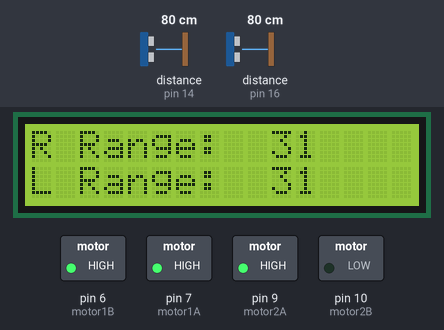
This sketch was run on a simulated Arduino Uno, built with avr-gcc and run on an emulated ATmega328P. Parts: 16×2 character LCD, switched loads named in the sketch (green lamp = pin HIGH). Wiring (inferred from the names in the program): 2 × ultrasonic range finder: trigger pin 15, echo pin 14 / trigger pin 17, echo pin 16. Inputs (shaded band) come from the test bench; at power-on: distance to the obstacle (sensors on pin 16, pin 14) 80 cm. The echo pulse lasts 58.3 µs per cm; pins used as bus, display or sensor lines are not drawn.

Above: at 1.2 s.
1.3 s: distance to the obstacle (sensor on pin 16) set to 58 cm
At 1.9 s:
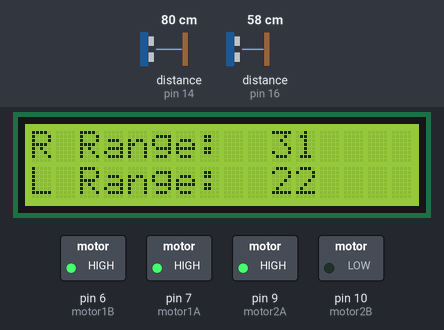
3.1 s: distance to the obstacle (sensor on pin 16) set to 50 cm
At 3.5 s:
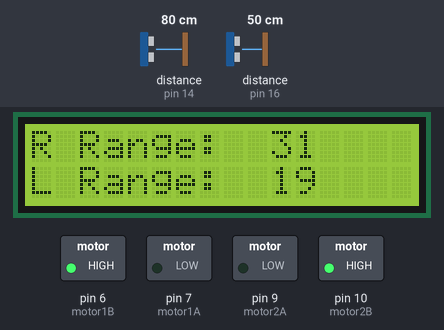
4.6 s: distance to the obstacle (sensor on pin 14) set to 18 cm
At 6.3 s:
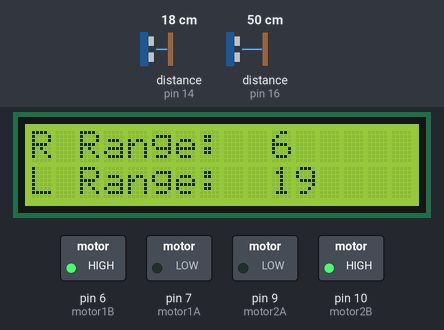
6.7 s: distance to the obstacle (sensor on pin 14) set to 23 cm
9.8 s: distance to the obstacle (sensor on pin 14) set to 2 cm
At 10.1 s:
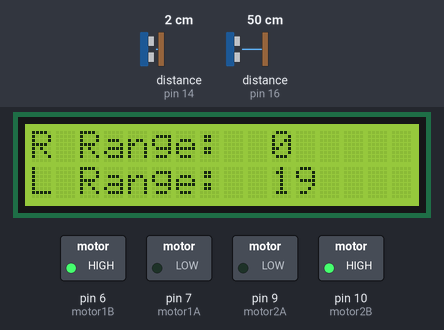
11.3 s: distance to the obstacle (sensor on pin 14) set to 35 cm
At 12.3 s:
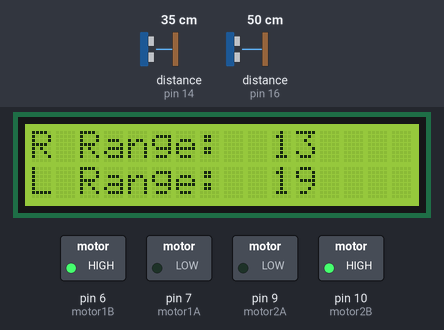
Timing chart, 0 to 14.3 s (numbered marks = the images above; inputs shaded):
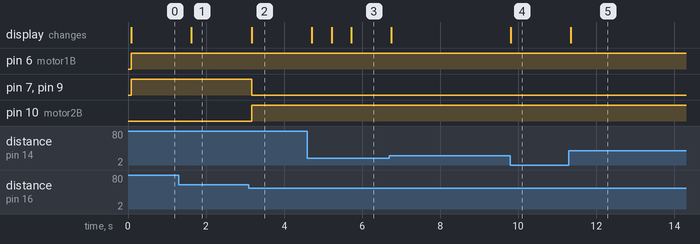

The sketch:

Ultrasonic_range_car.ino
```cpp
/*****************************************
Robotics-Ultrasonic Range Car
Demonstrates use of 16x2 LCD and HC-SR04 ultrasonic range
This sketch displays two ranges on the LCD

   The LCD circuit:
 * LCD RS to D 12, En to D 11
 * LCD D4-D7 to D 5-2
 * LCD R/W pin to ground
 * Variable resistor wiper to LCD VO pin (pin 3)
   The Ultrasonic Circuit
 * Echo on pin 14 (A0)
 * Trig on pin 15 (A1)
 * Echo2 on pin 16 (A2)
 * Trig2 on pin 17 (A3)

Adapted from code written by David A. Mellis
Modified by Limor Fried, Tom Igoe, Bob Davis
****************************************/

// include the library code:
#include <LiquidCrystal.h>
// initialize the library with interface pin #'s
LiquidCrystal lcd(12, 11, 5, 4, 3, 2);

#define echoPin 14 // Echo Pin
#define trigPin 15 // Trigger Pin
#define echoPin2 16 // Echo Pin 2
#define trigPin2 17 // Trigger pin 2
int durationR;
int distanceR; // used to calculate right distance
int durationL;
int distanceL; // used to calculate left distance
int motor1A =7;
int motor1B =6;
int motor2A =9;
int motor2B =10;
int mspeed =0;

void setup() {
  // set up the LCD's number of columns and rows:
  lcd.begin(16, 2);
  pinMode(trigPin, OUTPUT);
  pinMode(echoPin, INPUT);
  pinMode(trigPin2, OUTPUT);
  pinMode(echoPin2, INPUT);
  pinMode(motor1A, OUTPUT);
  pinMode(motor1B, OUTPUT);
  pinMode(motor2A, OUTPUT);
  pinMode(motor2B, OUTPUT);
}

void loop() {
// Send out ultrasonic sound
  digitalWrite(trigPin, LOW);
  delayMicroseconds(2);
  digitalWrite(trigPin, HIGH);
  delayMicroseconds(10);
  digitalWrite(trigPin, LOW);
// Wait for response back
  durationR = pulseIn(echoPin, HIGH);
//Calculate the distance in inches.
  distanceR = durationR/148;
//  delay(100);

// Second Ultrasonic ping
  digitalWrite(trigPin2, LOW);
  delayMicroseconds(2);
  digitalWrite(trigPin2, HIGH);
  delayMicroseconds(10);
  digitalWrite(trigPin2, LOW);
// Wait for response back
  durationL = pulseIn(echoPin2, HIGH);
//Calculate the distance in inches.
  distanceL = durationL/148;
// Display the results
  lcd.clear();
// Right Range
  lcd.setCursor(0,0);
  lcd.print("R Range:");
  lcd.setCursor(10, 0);
  lcd.print(distanceR);
// Left range
  lcd.setCursor(0,1);
  lcd.print("L Range:");
  lcd.setCursor(10, 1);
  lcd.print(distanceL);

// Motor control
if (distanceL > 20){
// Run straight forward
  digitalWrite(motor1A, HIGH);
  digitalWrite (motor1B, HIGH);
  digitalWrite(motor2A, HIGH);
  digitalWrite (motor2B, LOW);
}
else {
// Back up and turn
  digitalWrite(motor1A, LOW);
  digitalWrite (motor1B, HIGH);
  digitalWrite(motor2A, LOW);
  digitalWrite (motor2B, HIGH);
}
  delay(500);
}
```

Measured:
- the behaviour switches between 54 and 53 cm on distance to the obstacle (sensor on pin 16) (found by bisection; images 1 and 2)
- after the input at 1.3 s, the display: changes after 0.32 s (image 1)
- after the input at 3.1 s, pin 7 (motor1A), pin 9 (motor2A): HIGH → LOW after 0.07 s; pin 10 (motor2B): LOW → HIGH after 0.07 s; the display: changes after 0.07 s (image 2)
- after the input at 4.6 s, the display: changes after 0.11 s (image 3)
- after the input at 9.8 s, the display: changes at once (image 4)
- after the input at 11.3 s, the display: changes at once (image 5)
